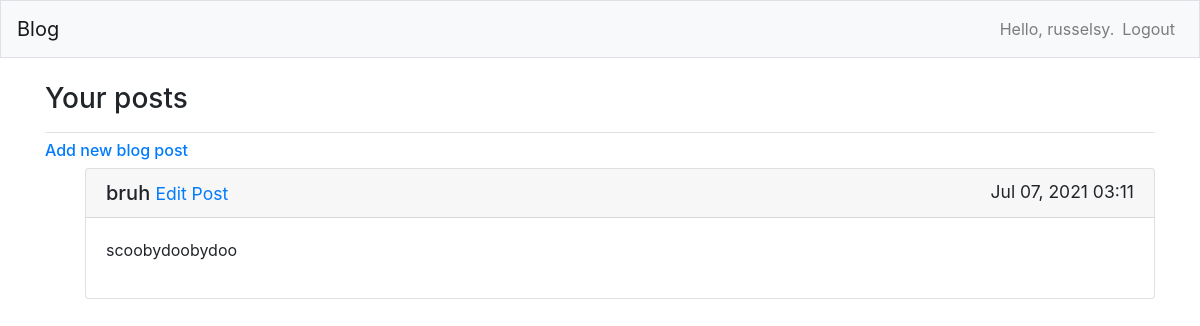
Screenshot of / (signed in) with the database file from the repository.
### blogs/models.py (models this page shows)
class BlogPost(models.Model):
	title = models.CharField(max_length=100)
	text = models.TextField()
	date_added = models.DateTimeField(auto_now_add=True)
	owner = models.ForeignKey(User, on_delete=models.CASCADE)
	def __str__(self):
		return self.title

### blogs/views.py (the view)
# urls.py: path('', views.index, name='index'),
def index(request):
	try:
		posts = BlogPost.objects.filter(owner=request.user).order_by('-date_added')
		context = {'posts': posts, 'user': request.user}
		return render(request, 'blogs/index.html', context)
	except:
		context = {'user': request.user}
		return render(request, 'blogs/index.html', context)

### blogs/templates/blogs/index.html (shortened to what this page needs)
{% extends 'blogs/base.html' %}
{% load bootstrap4 %}
{% block page_header %}
	<h3>Your posts</h3>
{% endblock page_header %}
{% block content %}
	{% if user.is_authenticated %}
		<h6><a href="{% url 'blogs:new_post' %}">Add new blog post</a></h6>
		<ul>
			{% for post in posts %}
				<div class="card mb-3">
					<h5 class="card-header">{{ post }}
						<small class="float-right">{{ post.date_added|date:'M d, Y H:i' }}</small>
						<small><a href="{% url 'blogs:edit_post' post.id %}">Edit Post</a></small>
					</h5>
					<div class="card-body">{{ post.text|linebreaks }}</div>
				</div>
			{% empty %}
				<h3>No posts have been made yet</h3>
			{% endfor %}
		</ul>
	{% else %}
		<h3>Please login or register to view blogposts</h3>
	{% endif %}
{% endblock content %}

### blogs/templates/blogs/base.html (shortened to what this page needs)
{% load bootstrap4 %}
<!DOCTYPE html>
<html>
<head>
	{% bootstrap_css %}
</head>
<body>
  <nav class="navbar navbar-expand-md navbar-light bg-light mb-4 border">
  	<a class="navbar-brand" href="{% url 'blogs:index' %}">Blog</a>
 		<div class="collapse navbar-collapse" id="navbarCollapse">
 			<ul class="navbar-nav ml-auto">
				{% if user.is_authenticated %}
		 			<li class="nav-item">
		 				<span class="navbar-text">Hello, {{ user.username }}.</span>
		 			</li>
		 			<li class="nav-item">
		 				<a class="nav-link "href="{% url 'users:logout' %}">Logout</a>
		 			</li>
		 		{% endif %}
		 	</ul>
		</div>
 	</nav>
 	<main role="main" class="container">
		<div class="pb-2 mb-2 border-bottom">
			{% block page_header %}{% endblock page_header %}
		</div>
		<div>
			{% block content %}{% endblock content %}
		</div>
	</main>
</body>
</html>

### rows the page displays
BlogPost: title "bruh", date_added "Jul 07, 2021 03:11", text "scoobydoobydoo"

### other values shown
{{ user.username }} "russelsy"
